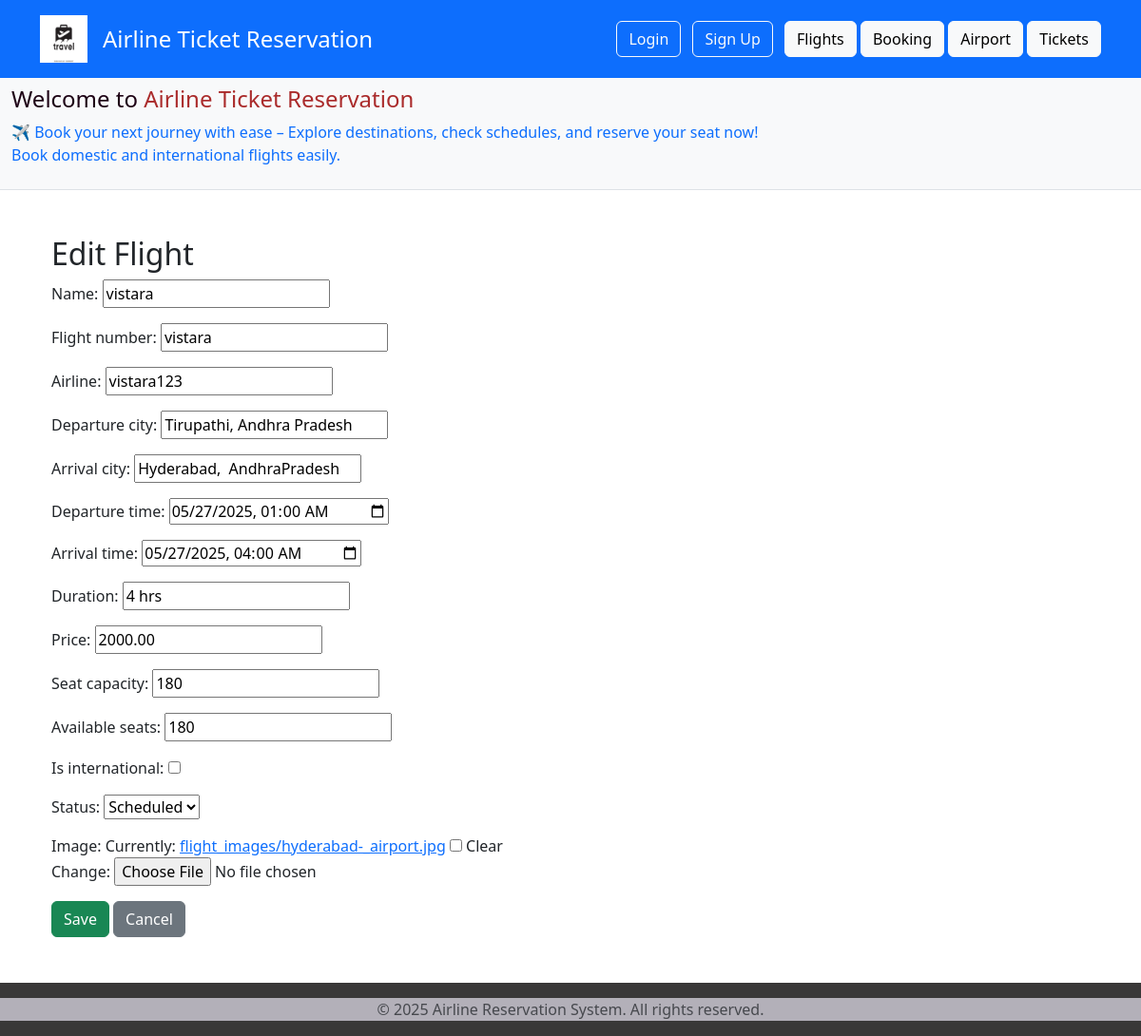
The app's page /flights/edit/5/ with its own data.
### flights/models.py (models this page shows, shortened)
class Flights(models.Model):
    STATUS_CHOICES = [
        ('Scheduled', 'Scheduled'),
        ('Delayed', 'Delayed'),
        ('Cancelled', 'Cancelled'),
    ]
    name = models.CharField(max_length=100)
    flight_number = models.CharField(max_length=20, unique=True)
    airline = models.CharField(max_length=100)
    departure_city = models.CharField(max_length=100)
    arrival_city = models.CharField(max_length=100)
    departure_time = models.DateTimeField()
    arrival_time = models.DateTimeField()
    duration = models.CharField(max_length=20, blank=True)  # Optional/manual
    price = models.DecimalField(max_digits=10, decimal_places=2)
    seat_capacity = models.PositiveIntegerField(default=180)
    available_seats = models.PositiveIntegerField(default=180)
    is_international = models.BooleanField(default=False)
    status = models.CharField(max_length=20, choices=STATUS_CHOICES, default='Scheduled')
    image = models.ImageField(upload_to='flight_images/', blank=True, null=True)
    created_at = models.DateTimeField(auto_now_add=True)

### flights/views.py (the view)
# urls.py: path('edit/<int:pk>/', views.flight_edit, name='edit'),
def flight_edit(request, pk):
    flight = get_object_or_404(Flights, pk=pk)
    if request.method == 'POST':
        form = FlightForm(request.POST, request.FILES, instance=flight)
        if form.is_valid():
            form.save()
            return redirect('flights:list')
    else:
        form = FlightForm(instance=flight)
    return render(request, 'flight_form.html', {'form': form})

### flights/forms.py
class FlightForm(forms.ModelForm):
    class Meta:
        model = Flights
        fields = '__all__'
        widgets = {
            'departure_time': forms.DateTimeInput(attrs={'type': 'datetime-local'}),
            'arrival_time': forms.DateTimeInput(attrs={'type': 'datetime-local'}),
        }

### flights/templates/flight_form.html (shortened to what this page needs)
{% extends 'base.html' %}
{% load static %}
{% block content %}
<div class="container mt-4">
    <h2>{{ form.instance.pk|yesno:"Edit Flight,Create Flight" }}</h2>
    <form method="POST" enctype="multipart/form-data">
        {{ form.as_p }}
        <button type="submit" class="btn btn-success">Save</button>
        <a href="{% url 'flights:list' %}" class="btn btn-secondary">Cancel</a>
    </form>
</div>
{% endblock %}

### records on screen
Flights: instance.pk "Edit Flight", name "vistara", flight_number "vistara", airline "vistara123", departure_city "Tirupathi, Andhra Pradesh", arrival_city "Hyderabad, AndhraPradesh", departure_time "05/27/2025 01:00", arrival_time "05/27/2025 04:00", duration "4 hrs", price "2000.00", seat_capacity "180", available_seats "180", status "Scheduled"
